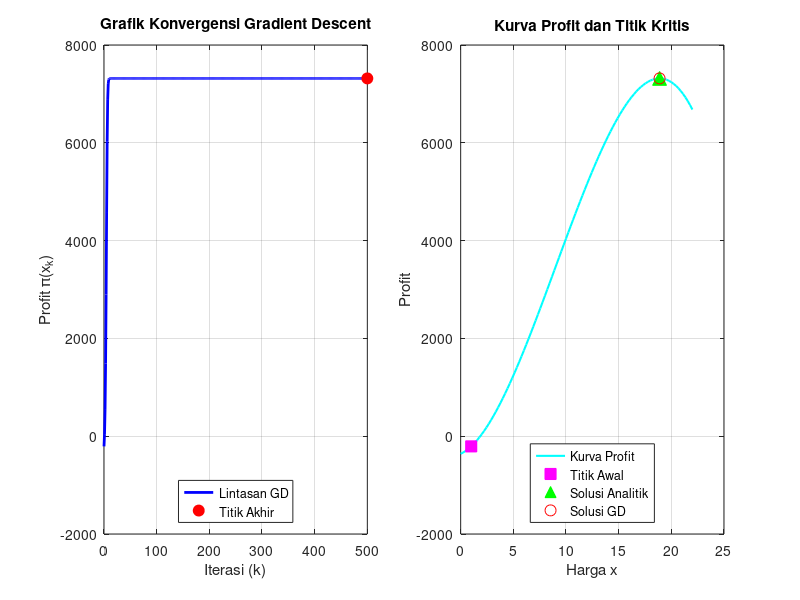
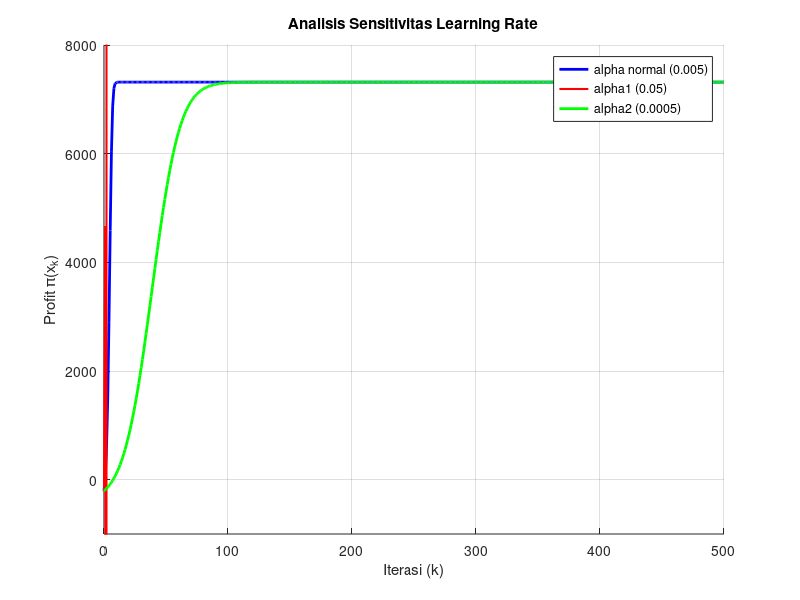

The MATLAB source for these figures, in order:
%  UTS Matematika Sains Data — Semester Genap 2025/2026 
%  Soal 6 — Optimasi Harga Produk Via Gradient Descent Manual 
%  --------------------------------------------------- 
%  Nama  : Ivan Fransiscus
%  NIM   : 2510514014
%  Parameter: N=14, a=1, b=4, K=6, theta0=50, alpha=0,005 
%  Tanggal: 2026-04-27 
% ===================================================== 

clc; clear; close all; 
  
% Parameter personalisasi 
N = 14;  a = 1;  b = 4;  K = 6; 
theta0 = 50;  % derajat 
alpha_lr = 0.005;

% nomor 6 bagian e
disp('= soal 6e');
iterasi_maks = 500;

A = -3*(a+1);       
B = 2*(b+5)*K;      
C = 100;

D = B^2 - 4*A*C;
x_1 = (-B + sqrt(D)) / (2*A); % titik minimum
x_2 = (-B - sqrt(D)) / (2*A); % titik maks

x_optimal = x_2; 
pi_optimal = -(a+1)*x_optimal^3 + (b+5)*K*x_optimal^2 + 100*x_optimal - (K^2*10);

%bagian gradient descentnya
x_k = zeros(1, iterasi_maks + 1);
pi_k = zeros(1, iterasi_maks + 1);

x_k(1) = 1; %bagian titik awal x0 = 1
pi_k(1) = -(a+1)*x_k(1)^3 + (b+5)*K*x_k(1)^2 + 100*x_k(1) - (K^2*10);

for k = 1:iterasi_maks
    gradien = -3*(a+1)*x_k(k)^2 + 2*(b+5)*K*x_k(k) + 100; %turunan pertama dari fungsi profit phi(x)
    
    x_k(k+1) = x_k(k) + alpha_lr * gradien; % update rule
    
    pi_k(k+1) = -(a+1)*x_k(k+1)^3 + (b+5)*K*x_k(k+1)^2 + 100*x_k(k+1) - (K^2*10); %menghitung nilai profit
end

final_x = x_k(end);
final_pi = pi_k(end);

fprintf('Solusi Fungsi phi(x) : %.6f (Profit maksimum: %.6f)\n', x_optimal, pi_optimal);
fprintf('Solusi GD x* : %.6f (Profit maksikmum: %.6f)\n', final_x, final_pi);

% visualisasi grafik
figure('Name', 'Analisis Gradient Descent', 'Position', [100 100 1000 450]);

%membuat grafik bagian kiri
subplot(1, 2, 1);
plot(0:iterasi_maks, pi_k, 'b-', 'LineWidth', 2); hold on; grid on;
plot(iterasi_maks, final_pi, 'ro', 'MarkerSize', 8, 'MarkerFaceColor', 'r');
title('Grafik Konvergensi Gradient Descent'); xlabel('Iterasi (k)'); ylabel('Profit \pi(x_k)');
legend('Lintasan GD', 'Titik Akhir', 'Location', 'South');

%membuat grafik profit bagian kanan
subplot(1, 2, 2);
x_range = linspace(0, 22, 100); 
pi_range = -(a+1)*x_range.^3 + (b+5)*K*x_range.^2 + 100*x_range - (K^2*10);
plot(x_range, pi_range, 'c-', 'LineWidth', 1.5); hold on; grid on;

plot(x_k(1), pi_k(1), 'ms', 'MarkerSize', 8, 'MarkerFaceColor', 'm'); 
plot(x_optimal, pi_optimal, 'g^', 'MarkerSize', 10, 'MarkerFaceColor', 'g'); 
plot(final_x, final_pi, 'ro', 'MarkerSize', 8); 

title('Kurva Profit dan Titik Kritis'); xlabel('Harga x'); ylabel('Profit');
legend('Kurva Profit', 'Titik Awal', 'Solusi Analitik', 'Solusi GD', 'Location', 'south');

% nomor 6 bagian f

alpha1 = 10 * alpha_lr;  % 0.05
alpha2 = 0.1 * alpha_lr; % 0.0005

x1 = zeros(1, iterasi_maks + 1); pi_x1 = zeros(1, iterasi_maks + 1);
x2 = zeros(1, iterasi_maks + 1); pi_x2 = zeros(1, iterasi_maks + 1);

% deklrasi titik awal sama
x1(1) = 1; pi_x1(1) = pi_k(1);
x2(1) = 1; pi_x2(1) = pi_k(1);

%looping gradient descent
for k = 1:iterasi_maks
    % alpha1
    gradien_x1 = -3*(a+1)*x1(k)^2 + 2*(b+5)*K*x1(k) + 100;
    x1(k+1) = x1(k) + alpha1 * gradien_x1;
    pi_x1(k+1) = -(a+1)*x1(k+1)^3 + (b+5)*K*x1(k+1)^2 + 100*x1(k+1) - (K^2*10);
    
    %alpha2
    gradien_x2 = -3*(a+1)*x2(k)^2 + 2*(b+5)*K*x2(k) + 100;
    x2(k+1) = x2(k) + alpha2 * gradien_x2;
    pi_x2(k+1) = -(a+1)*x2(k+1)^3 + (b+5)*K*x2(k+1)^2 + 100*x2(k+1) - (K^2*10);
end

figure('Name', 'Analsisi Sensitivitas');
hold on; grid on;

plot(0:iterasi_maks, pi_k, 'b-', 'LineWidth', 2);
plot(0:iterasi_maks, pi_x1, 'r-', 'LineWidth', 1.5);
plot(0:iterasi_maks, pi_x2, 'g-', 'LineWidth', 2);

ylim([-1000, 8000]);

title('Analisis Sensitivitas Learning Rate');
xlabel('Iterasi (k)');
ylabel('Profit \pi(x_k)');
legend('alpha normal (0.005)', 'alpha1 (0.05)', 'alpha2 (0.0005)', 'Location', 'best');
